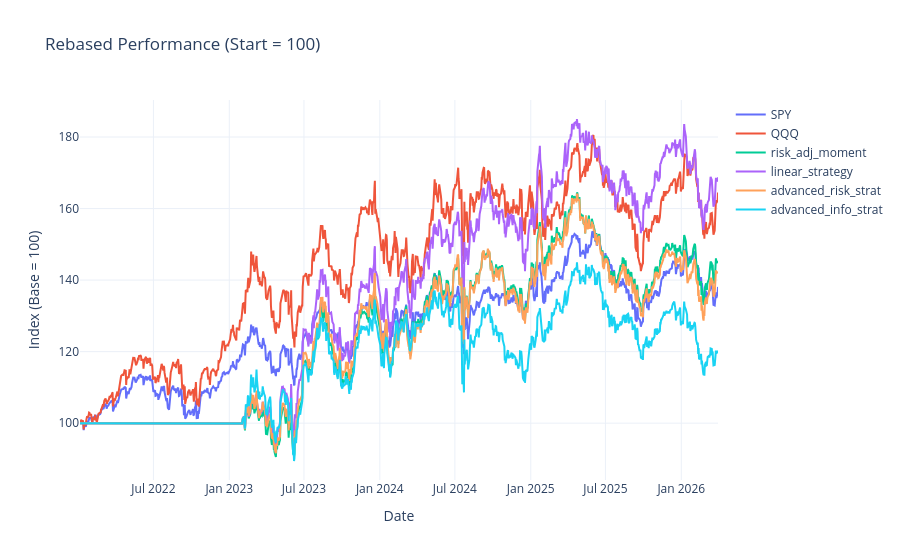

Notebook source saved alongside this figure:
### Code cell
peek_sim_id = 345

df_nav_peek = bootstrap.simulation.build_world_nav(
    peek_sim_id,
    price_tensor[peek_sim_id],
    volume_tensor[peek_sim_id],
    dates_index,
    eng_tickers,
    eng_rebalance_dates,
    SCORER_CONFIGS,
    bench_tickers,
)

evaluation.plot_rebased_performance(df_nav_peek)

### Figure 1 — Plotly figure (JSON) as saved in the notebook; plotly's stock layout.template omitted (floating-point values rounded to 4 significant figures; data arrays with more than 128 entries replaced by an {"elided": "..."} marker saying what was removed)
{"data": [{"hovertemplate": "<b>%{fullData.name}</b><br>Date: %{x|%b %d, %Y}<br>Value: %{y:.2f}<extra></extra>", "mode": "lines", "name": "SPY", "type": "scatter", "x": {"elided": "1063 str values"}, "y": {"elided": "1063 float values"}}, {"hovertemplate": "<b>%{fullData.name}</b><br>Date: %{x|%b %d, %Y}<br>Value: %{y:.2f}<extra></extra>", "mode": "lines", "name": "QQQ", "type": "scatter", "x": {"elided": "1063 str values"}, "y": {"elided": "1063 float values"}}, {"hovertemplate": "<b>%{fullData.name}</b><br>Date: %{x|%b %d, %Y}<br>Value: %{y:.2f}<extra></extra>", "mode": "lines", "name": "risk_adj_moment", "type": "scatter", "x": {"elided": "1063 str values"}, "y": {"elided": "1063 float values"}}, {"hovertemplate": "<b>%{fullData.name}</b><br>Date: %{x|%b %d, %Y}<br>Value: %{y:.2f}<extra></extra>", "mode": "lines", "name": "linear_strategy", "type": "scatter", "x": {"elided": "1063 str values"}, "y": {"elided": "1063 float values"}}, {"hovertemplate": "<b>%{fullData.name}</b><br>Date: %{x|%b %d, %Y}<br>Value: %{y:.2f}<extra></extra>", "mode": "lines", "name": "advanced_risk_strat", "type": "scatter", "x": {"elided": "1063 str values"}, "y": {"elided": "1063 float values"}}, {"hovertemplate": "<b>%{fullData.name}</b><br>Date: %{x|%b %d, %Y}<br>Value: %{y:.2f}<extra></extra>", "mode": "lines", "name": "advanced_info_strat", "type": "scatter", "x": {"elided": "1063 str values"}, "y": {"elided": "1063 float values"}}], "layout": {"hovermode": "closest", "legend": {"orientation": "v", "x": 1.02, "xanchor": "left", "y": 1, "yanchor": "top"}, "title": {"text": "Rebased Performance (Start = 100)"}, "xaxis": {"title": {"text": "Date"}}, "yaxis": {"title": {"text": "Index (Base = 100)"}}}}
